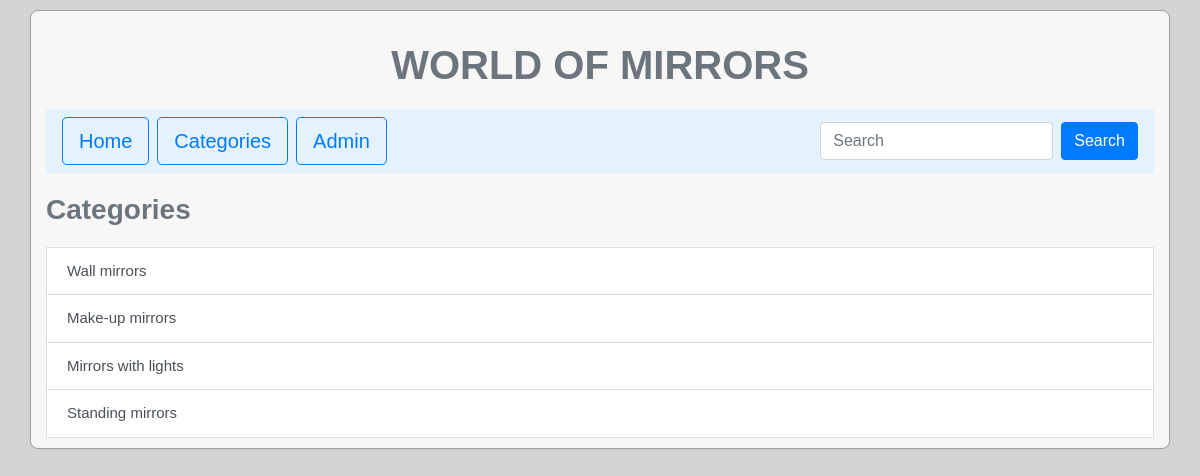
/categories.php, run on the app's committed database.
### tables this page shows
CREATE TABLE `categories` (
  `category_id` int(11) NOT NULL,
  `category` varchar(50) NOT NULL
);

### categories.php (the view)
<?php
    require('connect.php');
    $query = "SELECT * FROM categories";
    $statement = $db->prepare($query);
    $statement->execute();
    $categories = $statement->fetchAll();
    include('header.php');
?>
        <h3 class="font-weight-bold text-muted">Categories</h3>
        <div class="llist-group">
            <?php foreach($categories as $category): ?>
                <a href="show_category.php?category_id=<?= $category['category_id'] ?>" class="list-group-item list-group-item-action"><?= $category['category'] ?></a>
            <?php endforeach ?>
        </div>
    </main>
</body>
</html>

### styles.css (style rules this page uses)
body { background-color: #D4D4D4; font-family: Arial, Helvetica, sans-serif; font-size: 15px; }
h3 { margin: 20px 0px ; }

### data on the page
categories: category "Wall mirrors"
categories: category "Make-up mirrors"
categories: category "Mirrors with lights"
categories: category "Standing mirrors"
